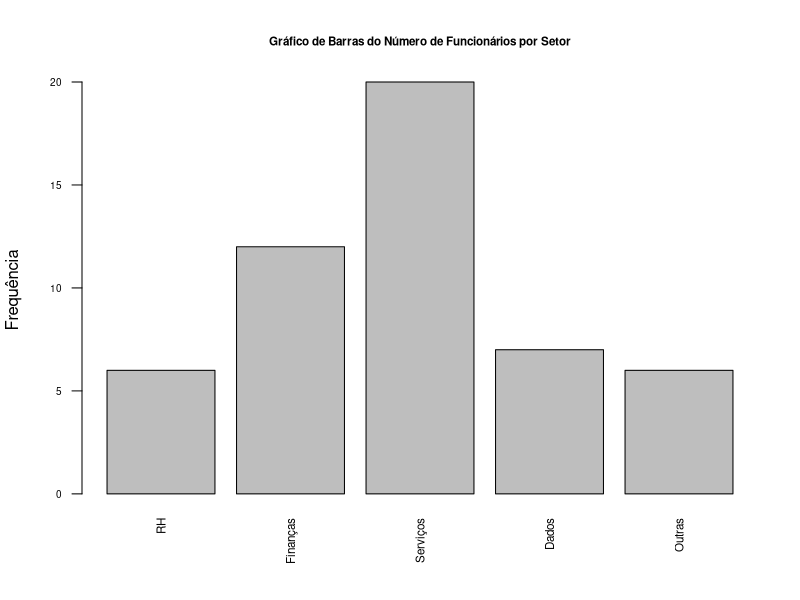

The R source for this figure: (Note: this script raises an error after producing the figure.)
setor = c('RH', 'Finanças', 'Serviços', 'Dados', "Outras")
total_funcionarios = c(6, 12, 20, 7, 6)
funcionarios_por_setor = data.frame(setor, total_funcionarios)
head(funcionarios_por_setor)

barplot(funcionarios_por_setor$total_funcionarios, main= "Gráfico de Barras do Número de Funcionários por Setor", ylab = "Frequência",
        names.arg = funcionarios_por_setor$setor, cex.axis = 0.6, cex.names = 0.7, cex.main=0.7, cexlab=0.8, las=2)
#dentro do comando barplot, temos alguns itens parametrizaveis, como o titulo do grafico (main), 
#o nome das variaveis no eixo x (names.arg), o nome dos eixos (ylab e xlab), e os tamanhos das fontes (cex)

hist(tempo_ate_trabalho, xlab = "Tempo em minutos", ylab = "Frequência", main ="Histograma do Tempo de Trajeto até o Trabalho",
    cex.axis=0.6, cex.main=0.4, cex.lab=0.8, las=2, col= "grey")    #da mesma forma que o biplot, o histograma permite parametrizar 
    #uma serie de componentes graficos